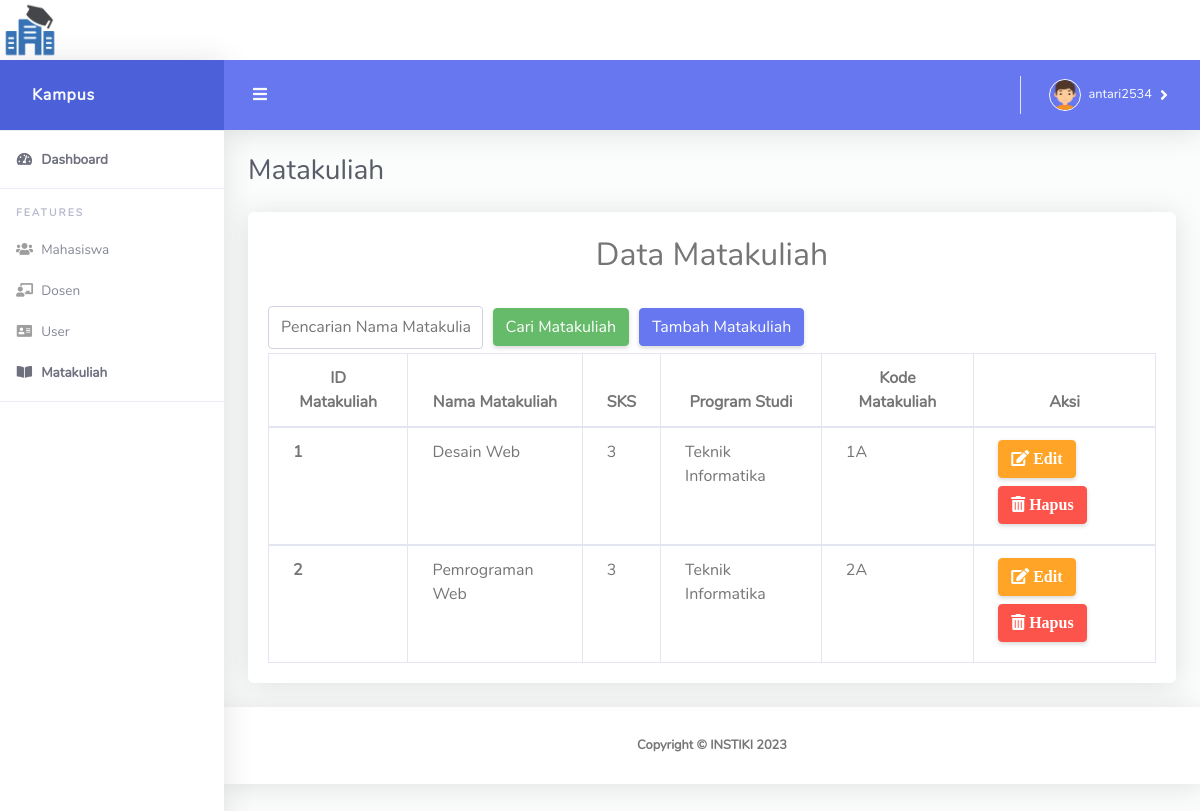
The app's page /index.php?hal=matakuliah (signed in), older data.
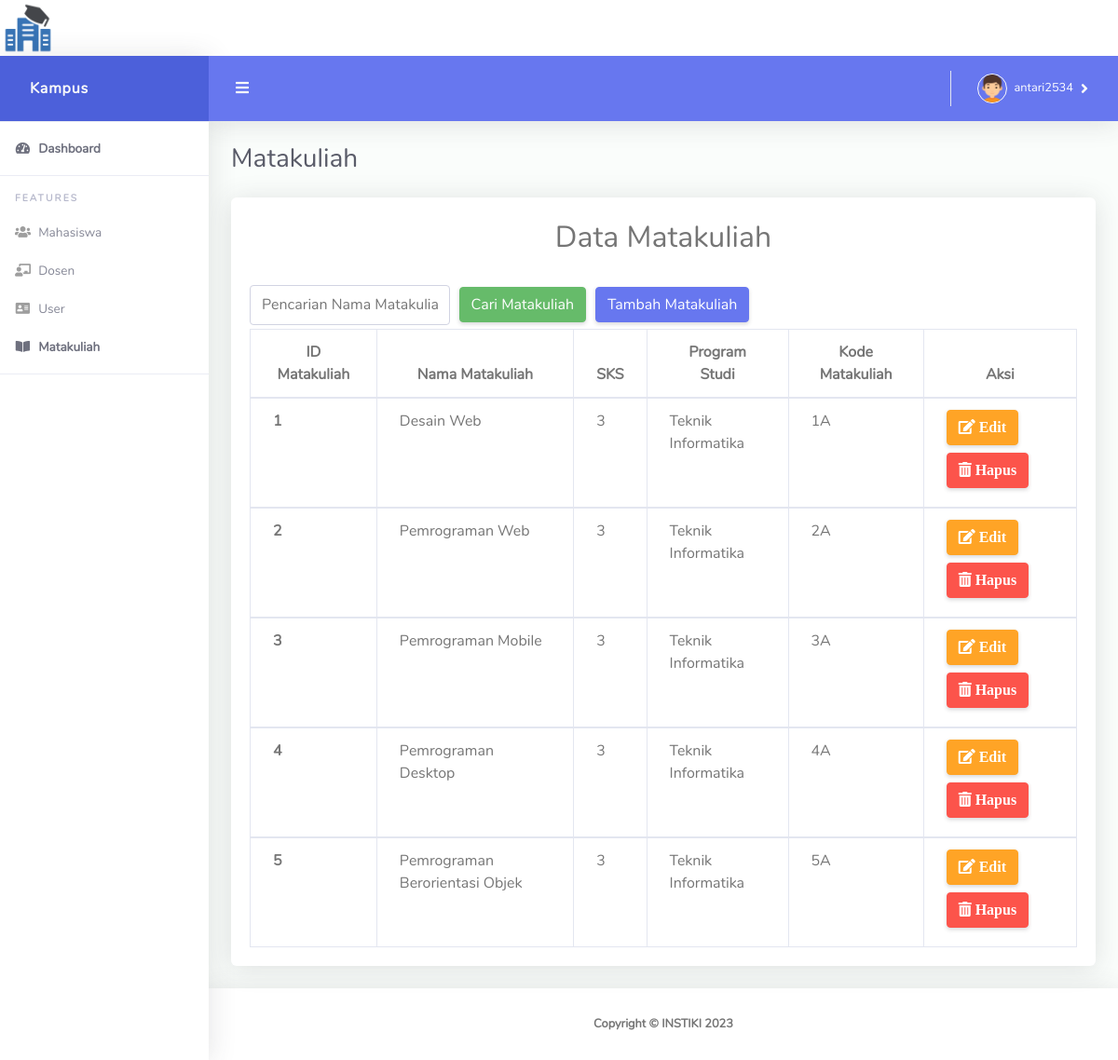
The same page, newer data.
### tables this page shows
CREATE TABLE `dbmatakuliah` (
  `id_matakuliah` int(11) NOT NULL,
  `nama_matakuliah` varchar(100) NOT NULL,
  `sks` int(11) NOT NULL,
  `program_studi` varchar(100) NOT NULL,
  `kode_matakuliah` varchar(20) NOT NULL
);

### Data/matakuliah/matakuliah.php (the view, shortened to what this page needs)
<div class="container-fluid" id="container-wrapper">
  <div class="d-sm-flex align-items-center justify-content-between mb-4">
    <h1 class="h3 mb-0 text-gray-800">Matakuliah</h1>
  </div>
  <div class="card">
    <h2 class="mt-4" align="center">Data Matakuliah</h2>
    <div class="card-body">
      <form action="index.php?hal=matakuliah&" method="get">
        <div class="form-row align-items-center">
          <div class="col-sm-3 my-1">
            <input type="text" name="carimk" class="form-control" id="inlineFormInputName" placeholder="Pencarian Nama Matakuliah">
          </div>
          <div class="col-auto my-1">
            <button type="submit" class="btn btn-success">Cari Matakuliah</button>
          </div>
          <div class="col-sm-3 my-1">
            <a href="index.php?hal=mktambah" class="btn btn-primary">Tambah Matakuliah</a>
          </div>
        </div>
      </form>
      <div class="table-responsive">
        <table class="table table-bordered">
          <thead>
            <tr class="text-center">
              <th scope="col">ID Matakuliah</th>
              <th scope="col">Nama Matakuliah</th>
              <th scope="col">SKS</th>
              <th scope="col">Program Studi</th>
              <th scope="col">Kode Matakuliah</th>
              <th scope="col">Aksi</th>
            </tr>
          </thead>
          <?php
          if (isset($_GET['carimk'])) {
            $cari = $_GET['carimk'];
            $tampil = mysqli_query($koneksi, "SELECT * FROM dbmatakuliah WHERE nama_matakuliah like'%" . $cari . "%'");
          } else {
            $tampil = mysqli_query($koneksi, "SELECT * FROM dbmatakuliah");
          }
          while ($data = mysqli_fetch_array($tampil)) {
          ?>
            <tbody>
              <tr>
                <th scope="row"><?php echo $data['id_matakuliah']; ?></th>
                <td><?php echo $data['nama_matakuliah']; ?></td>
                <td><?php echo $data['sks']; ?></td>
                <td><?php echo $data['program_studi']; ?></td>
                <td><?php echo $data['kode_matakuliah']; ?></td>
                <td>
                  <?php
                  echo '
                <a href="index.php?hal=mkedit&id=' . $data['id_matakuliah'] . '" class="btn btn-warning mb-2"><i class="fas fa-edit"> Edit</a></i>
                <a href="index.php?hal=mkhapus&id=' . $data['id_matakuliah'] . '" class="btn btn-danger mb-2"><i class="fas fa-trash-alt"> Hapus</a></i>
                '; ?>
                </td>
              </tr>
            </tbody>
          <?php
          }
          ?>
        </table>
      </div>
    </div>
  </div>
</div>

Row changes from the older to the newer data that the page shows:
added dbmatakuliah: id_matakuliah "3", nama_matakuliah "Pemrograman Mobile", sks "3", program_studi "Teknik Informatika", kode_matakuliah "3A"
added dbmatakuliah: id_matakuliah "4", nama_matakuliah "Pemrograman Desktop", sks "3", program_studi "Teknik Informatika", kode_matakuliah "4A"
added dbmatakuliah: id_matakuliah "5", nama_matakuliah "Pemrograman Berorientasi Objek", sks "3", program_studi "Teknik Informatika", kode_matakuliah "5A"
